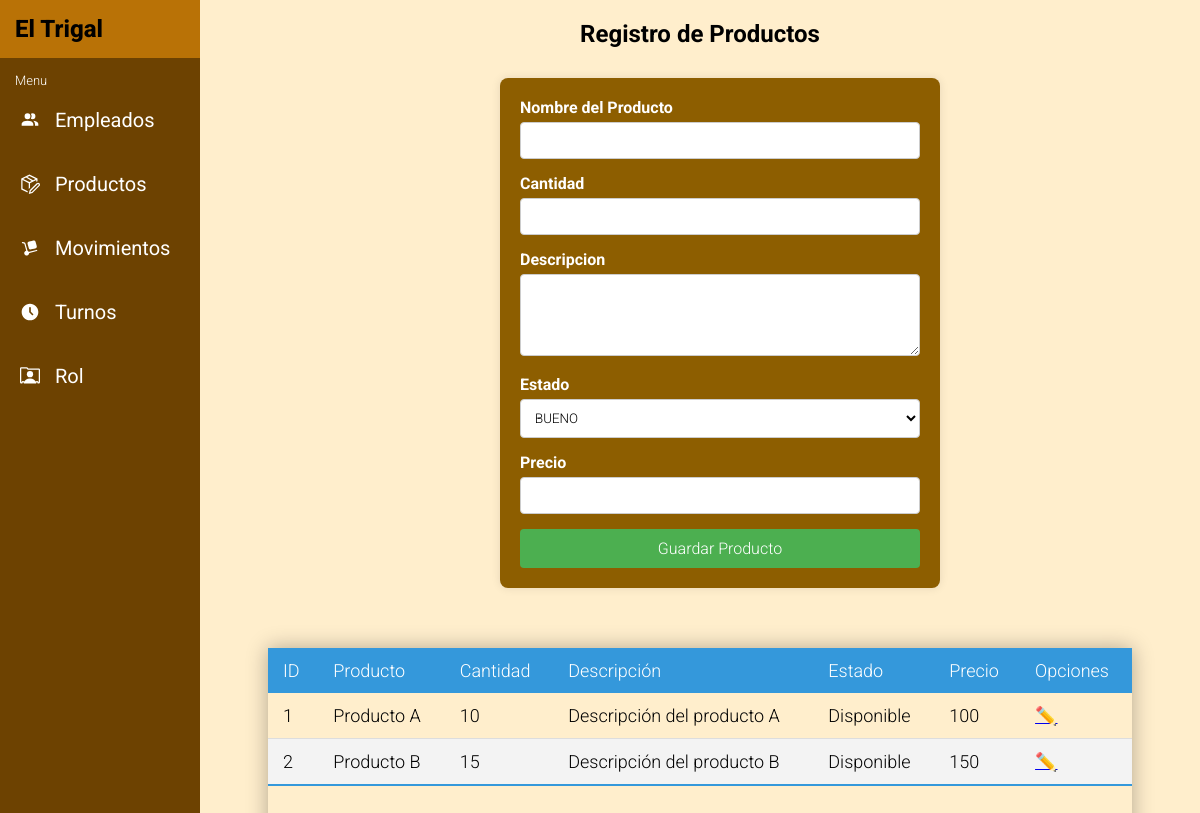
/php/layout/menu-productos.php (signed in), run on the app's committed database.
### tables this page shows
CREATE TABLE Producto (
    id_producto INT AUTO_INCREMENT PRIMARY KEY,
    nombre_producto VARCHAR(50),
    cantidad INT,
    descripcion TEXT,
    estado VARCHAR(20),
    Precio INT
);

### php/layout/menu-productos.php (the view, shortened to what this page needs)
<?php
include ('../config/connection.php');
$query = "CALL ListarProducto()";
$result = $conn->query($query);
?>
<!DOCTYPE html>
<html lang="es">
<head>
  <link rel="stylesheet" href="../../css/menu.css">
  <link rel="stylesheet" href="../../css/menu-productos.css">
</head>
<body>
  <?php include '../components/menu.php' ?>
  <section>
    <h2>Registro de Productos</h2>
    <div class="productos-container">
      <form action="../controllers/productosCtrl/registrarCtrl.php" method="POST">
        <div class="form-group">
          <label for="nombre">Nombre del Producto</label>
          <input type="text" id="nombre" name="nombre" required>
        </div>
        <div class="form-group">
          <label for="stock">Cantidad</label>
          <input type="number" id="stock" name="stock" min="0" required>
        </div>
        <div class="form-group">
          <label for="descripcion">Descripcion</label>
          <textarea id="descripcion" name="descripcion" rows="4" required></textarea>
        </div>
        <div class="form-group">
          <label for="estado">Estado</label>
          <select id="estado" name="estado" required>
            <option value="BUENO" selected>BUENO</option>
          </select>
        </div>
        <div class="form-group">
          <label for="price">Precio</label>
          <input type="number" id="price" name="price" min="0.01" step="0.01" required>
        </div>
        <button type="submit">Guardar Producto</button>
      </form>
    </div>
    <div class="table-container">
      <table class="styled-table">
        <thead>
          <tr>
            <th>ID</th>
            <th>Producto</th>
            <th>Cantidad</th>
            <th>Descripción</th>
            <th>Estado</th>
            <th>Precio</th>
            <th>Opciones</th>
          </tr>
        </thead>
        <tbody>
          <?php
          if ($result->num_rows > 0) {
            while ($row = $result->fetch_assoc()) {
              echo "<tr>";
              echo "<td>" . $row['id_producto'] . "</td>";
              echo "<td>" . $row['nombre_producto'] . "</td>";
              echo "<td>" . $row['cantidad'] . "</td>";
              echo "<td>" . $row['descripcion'] . "</td>";
              echo "<td>" . $row['estado'] . "</td>";
              echo "<td>" . $row['Precio'] . "</td>";
              echo "<td><a class='btn-editar' href='../layout/editar-productos.php?id=" . $row['id_producto'] . "'>✏️</a></td>";
              echo "</tr>";
            }
          } else {
            echo "<tr><td colspan='7'>No hay datos disponibles</td></tr>";
          }
          ?>
        </tbody>
      </table>
    </div>
  </section>
</body>
</html>

### css/menu.css (style rules this page uses)
* { font-family: "Roboto", sans-serif; font-weight: 300; font-style: normal; margin: 0; padding: 0; }

### css/menu-productos.css (style rules this page uses)
body { margin: 0; padding: 0; min-height: 100vh; background: #ffeecc; font-family: "Roboto", sans-serif; font-weight: 300; font-style: normal; }
section { padding: 20px; margin-left: 200px; min-height: 100vh; display: flex; flex-direction: column; justify-content: center; align-items: center; }
section h2 { font-weight: 700; }
.productos-container { width: 40%; min-width: 400px; color: white; margin: 30px; }
form { background-color: #8d5e00; padding: 20px; border-radius: 8px; box-shadow: 0 0 10px rgba(0, 0, 0, 0.1); width: 100%; display: flex; flex-direction: column; justify-content: center; align-items: center; }
.form-group { width: 100%; margin-bottom: 15px; }
.form-group label { display: block; margin-bottom: 5px; font-weight: bold; }
.form-group input[type="text"], .form-group input[type="number"], .form-group select { width: 100%; padding: 10px; border: 1px solid #ccc; border-radius: 4px; box-sizing: border-box; background-color: white; }
.form-group textarea { width: 100%; padding: 10px; border: 1px solid #ccc; border-radius: 4px; box-sizing: border-box; resize: vertical; }
button { background-color: #4caf50; color: white; padding: 10px 15px; border: none; border-radius: 4px; cursor: pointer; font-size: 16px; width: 100%; }
.table-container { width: 90%; max-width: 1000px; height: 300px; margin: 0 20px; overflow-x: auto; box-shadow: 0 0 20px rgba(0, 0, 0, 0.3); margin: 30px; }
.styled-table { width: 100%; border-collapse: collapse; font-size: 18px; text-align: left; }
.styled-table thead tr { background-color: #3498db; color: #ffffff; text-align: left; }
.styled-table th, .styled-table td { padding: 12px 15px; }
.styled-table tbody tr { border-bottom: 1px solid #dddddd; }
.styled-table tbody tr:nth-of-type(even) { background-color: #f3f3f3; }
.styled-table tbody tr:last-of-type { border-bottom: 2px solid #3498db; }

### data on the page
producto: id_producto "1", nombre_producto "Producto A", cantidad "10", descripcion "Descripción del producto A", estado "Disponible", Precio "100"
producto: id_producto "2", nombre_producto "Producto B", cantidad "15", descripcion "Descripción del producto B", estado "Disponible", Precio "150"
